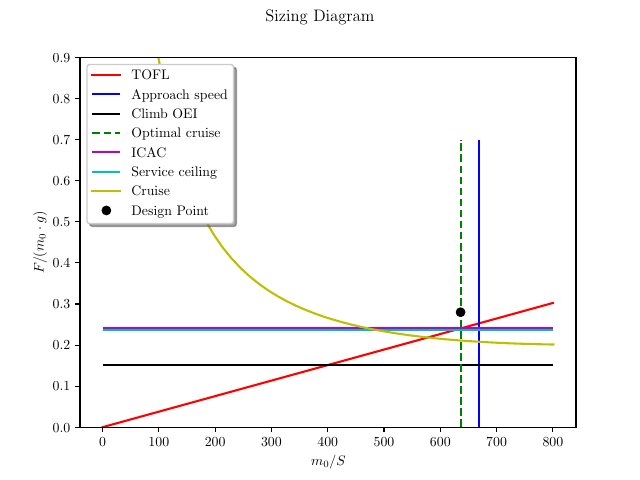

Recreate this plot in Python.

#sizing_diagram

import numpy as np
import matplotlib.pyplot as plt

############# CALCULATIONS ###############

def wing_loading_landing():
    #landing
    m0_S = rho_0 / (2*g) * pow((v_ref_ldg / 1.23),2) * cA_max * 1/(m_ldg_max_m0)

    return m0_S


def wing_loading_stall(): ####### not used ######
    #stall
    m0_S = rho_0 / (2*g) * pow((v_ref_ldg / 1.23),2) * cA_max

    return m0_S


def wing_loading_optimal_cruise(m_cruise_m0):
    #optmial cruise
    m0_S = 1/(m_cruise_m0) * q_cruise/g * cA_cruise

    return m0_S


def wing_loading_LFL(m_ldg): ######## not used ######
    #Landing field length
    l_ldg = l_a + 0.51*A*m_ldg*g/(S*sigma*cA_max)
    m0_S = 1/m_ldg_max_m0 * (l_ldg-l_a)*sigma*cA_max/(0.51*A*g)

    return m0_S


def thrust_ratio_TOFL():
    #takeoff field length
    prop_fac = k_TO / (cA_max_TO * sigma * x_tofl) #slope of linear equation

    return prop_fac


def thrust_ratio_climb_OEI(m_climb_m0):
    #climb gradient OEI
    F_m0_g = m_climb_m0 * n_e/(n_e - 1) * (gamma_min_OEI + epsilon_climb)

    return F_m0_g


def thrust_ratio_cruise(m_cruise_m0):
    #cruise
    prop_fac_1 = F_F_cruise * cW_0*q_cruise/g #factors of quadratic equation
    prop_fac_2 = F_F_cruise*g/(q_cruise*np.pi*AR*e) *m_cruise_m0**2

    return prop_fac_1,prop_fac_2


def thrust_ratio_ICAC(m_ICAC_m0):
    #Initial cruise altitude capability (Reststeigfähigkeit)
    F_m0_g = F_F_cruise*m_ICAC_m0*(v_v_cruise/v_h_cruise + epsilon_cruise)

    return F_m0_g


def thrust_ratio_max_ceiling(m_ICAC_m0): ######## not used ######
    # Service ceiling (Dienstgipfelhöhe)
    F_m0_g = F_F_max*m_ICAC_m0*(v_v_max/v_h_max + epsilon_cruise)
    
    return F_m0_g



#################  PLOTS  ###############################

def plot_sizing_diagram(masses):
    
    #weights from mass estimation.py:
    m0 = 199800#masses[0] #[kg] from mass estimation!
    m_climb_m0 = masses[1]
    m_cruise_m0 = (masses[2] + masses[3])/2 #mittlere cruise masse
    m_ICAC_m0 = masses[2]
    m_ldg = m_ldg_max_m0*m0

    #print(m_cruise_m0)


    x1 = np.linspace(0,800,10)
    y1 = x1*thrust_ratio_TOFL()

    x2 = wing_loading_landing()
    y2 = 0.7

    #x3 = wing_loading_stall()
    #y3 = 0.7

    x4 = 800
    y4 = thrust_ratio_climb_OEI(m_climb_m0)

    x5 = wing_loading_optimal_cruise(m_cruise_m0)
    y5 = 0.7

    x6 = 800
    y6 = thrust_ratio_ICAC(m_ICAC_m0)

    x7 = 800
    y7 = thrust_ratio_max_ceiling(m_ICAC_m0)

    #x8 = wing_loading_LFL()
    #y8 = 0.7

    prop_facs = thrust_ratio_cruise(m_cruise_m0)
    x9 = np.linspace(1,801,50)
    y9 = prop_facs[0]/x9 + prop_facs[1]*x9


    #Design Point#
    x_design = 636 #A330-200
    y_design = 0.28 #A330-200

    S_design = 1/x_design*m0
    F_design = y_design*m0*g

    print('\n=================================')
    print('Sizing Diagram')
    print('=================================\n')
    print('Wing area = %3.1f' %(S_design), 'm2', '\nThrust = %6.0f' %(F_design),'N\n')


    #### Latex font ##########
    plt.rcParams.update({
    "text.usetex": True,
    #"font.family": "Helvetica"
    })

    plt.rcParams['font.family'] = 'serif'
    plt.rcParams['font.serif'] = 'Computer Modern Roman'
    ####################################


    fig, ax = plt.subplots()

    fig.suptitle('Sizing Diagram')

    ax.plot(x1, y1, 'r', label = 'TOFL')
    ax.vlines(x2,0,y2, 'b', label = 'Approach speed')
    #ax.vlines(x3,0,y3, 'y', label = 'Stall')
    ax.hlines(y4, 0, x4, 'k', label = 'Climb OEI')
    ax.vlines(x5,0,y5, 'g','--', label = 'Optimal cruise')
    ax.hlines(y6, 0, x6, 'm', label = 'ICAC')
    ax.hlines(y7, 0, x7, 'c', label = 'Service ceiling')
    #ax.vlines(x8,0,y8, 'violet', label = 'Landing length')
    ax.plot(x9, y9, 'y', label = 'Cruise')
    ax.plot(x_design, y_design, 'ko', label = 'Design Point')

    ax.set_xlabel('$m_0/S$')
    ax.set_ylabel('$F/(m_0\cdot g)$')


    ax.set_ylim(0,0.9)
    ax.legend(loc='upper left', shadow=True)

    #plt.ion()
    #plt.show(block = False)
    plt.savefig("sizing_diagram.pdf")
    plt.close()
     
    



    return S_design,F_design


######### GLOBAL VARIABLES ###########

g = 9.81 #[m/s´2]
S = 317.63 #[m^2] from iteration of sizing diagram
l_over_d_cruise = 26.29
epsilon_cruise = 1 / l_over_d_cruise
cA_max = 2.7
cW_0 = 0.0178
e = 0.85 #oswald factor, assumed
AR = 18.12 #Aspect ratio of wing 
m_ldg_max_m0 = 0.928 #aus Vorgabe

mach_cruise = 0.8
a = 295.16 # speed of sound at cruise altitude [m/s]
x_tofl = 3000 #[m]
v_cruise = a * mach_cruise #[m/s] 
v_ref_ldg = 145 * 0.5144 #[m/s]
rho_0 = 1.225 #[kg/m3] 

cA_max_TO = 0.8 * cA_max # assumption from lecture
k_TO = 2.45 #[m3/kg] twin-jet
sigma = 1 #[rho/rho_0] at sea level

l_over_d_climb = 19 # was muss hier angenommen werden?
n_e = 2 #number of engines
epsilon_climb = 1 / l_over_d_climb
gamma_min_OEI = 1.37 * np.pi/180


alt_cruise_ft = 39000 # feet
alt_cruise_m = alt_cruise_ft * 0.3048 # meter
rho_cruise = 0.317 # density at cruise altitude [g/m^3]
cA_cruise = 0.672
q_cruise = rho_cruise/2 * v_cruise**2

F_F_cruise = 5.5 #Thrust ratio in cruise, taken from a graph from lecture, usually 4-5

F_F_max = 6 #Thrust ratio at highest altitude (12634m)
v_v_max = 0.5 #climb velocity for maximal altitude
v_v_cruise = 1.5 #climb velocity for cruise altitude (lecture)
v_h_max = 230 #236 #horizontal velocity (from mach number) [m/s], assumption that it flies at same mach number
v_h_cruise = v_cruise #horizontal velocity (from mach number) [m/s]


l_a = 305 #[m] Obstacle clear distance
A = 0.66 #Factor for landing distance




# A330 200 hat m0/S von 636 kg(m^2), 647661 N Schub gesamt


